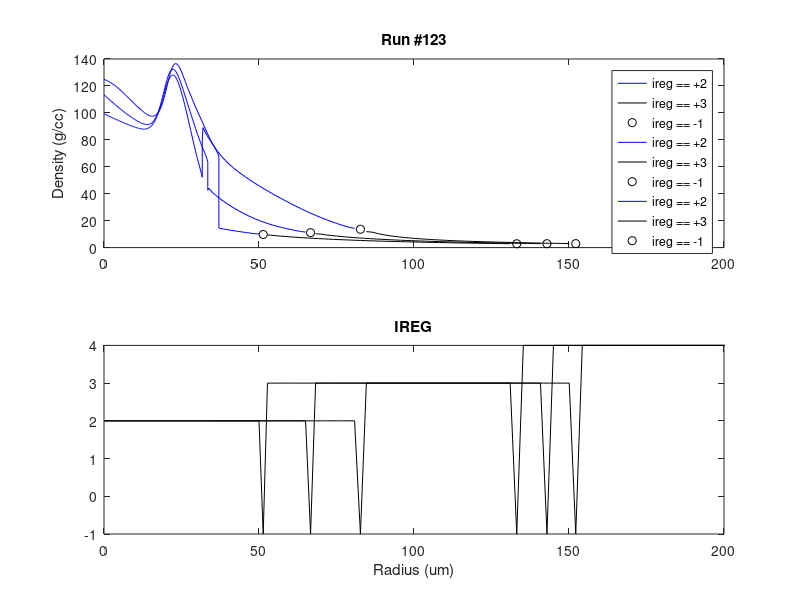

The MATLAB source for this figure:
function profileScript

    radius = dlmread('DD_symcap_rad_npole.txt' , ' ', 1, 0);
    rho    = dlmread('DD_symcap_den_npole.txt' , ' ', 1, 0);
    index  = dlmread('DD_symcap_ireg_npole.txt', ' ', 1, 0);

    radius = 1e4*radius(:, 2:end-1);
    rho    = rho   (:, 2:end-1);
    index  = index (:, 2:end-1);

    N_runs   = size(rho,1);
    N_nodes  = size(rho,2);
    
    fuelIndex    = index == 1;
    iceIndex     = index == 2;
    ablatorIndex = index == 3;
    mixIndex     = index == -1;
    
    for i = 1:N_runs
       
        try 
        
            fuel  = radius(i, fuelIndex(i,:));
            shell = radius(i, iceIndex (i,:));
            fprintf('%d %.4f %.4f\n', i, fuel(1), shell(end));
        
        catch
           
            close all; 
            subplot(2,1,1); hold on; box on;
            title(['Run #' num2str(i)])
            plot(radius(i,fuelIndex(i,:)), rho(i,fuelIndex(i,:)), '-r', 'DisplayName', 'ireg == +1')
            plot(radius(i,iceIndex(i,:)), rho(i,iceIndex(i,:)), '-b', 'DisplayName', 'ireg == +2')
            plot(radius(i,ablatorIndex(i,:)), rho(i,ablatorIndex(i,:)), '-k', 'DisplayName', 'ireg == +3')
            scatter(radius(i,mixIndex(i,:)), rho(i,mixIndex(i,:)), 'k', 'DisplayName', 'ireg == -1')
            xlim([0 200])
            ylabel('Density (g/cc)')
            legend show
            
            subplot(2,1,2); hold on; box on;
            title('IREG')
            plot(radius(i,:), index(i,:), '-k')
            xlim([0 200])            
            xlabel('Radius (um)')
            
            uiwait;
            
        end
        
    end

    
end
